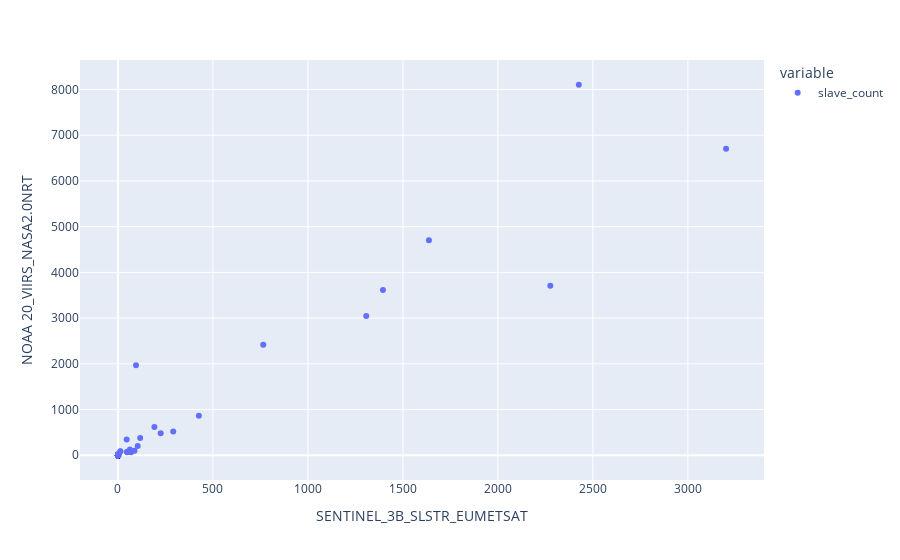

The code cell stored with this chart in its notebook:
### Code cell
ax = example.plot.scatter(x=example['master_count'], y=['slave_count'])
ax.layout.xaxis = {    'anchor': 'y', 'domain': [0.0, 1.0], 'title': {'text': 'SENTINEL_3B_SLSTR_EUMETSAT'}}
ax.layout.yaxis = {    'anchor': 'x', 'domain': [0.0, 1.0], 'title': {'text': 'NOAA 20_VIIRS_NASA2.0NRT'}}
ax

### Figure 1 — Plotly figure (JSON) as saved in the notebook; plotly's stock layout.template omitted (floating-point values rounded to 4 significant figures; data arrays with more than 128 entries replaced by an {"elided": "..."} marker saying what was removed)
{"data": [{"hovertemplate": "variable=slave_count<br>master_count=%{x}<br>value=%{y}<extra></extra>", "legendgroup": "slave_count", "marker": {"color": "#636efa", "symbol": "circle"}, "mode": "markers", "name": "slave_count", "orientation": "v", "showlegend": true, "type": "scatter", "x": {"elided": "299 int values"}, "xaxis": "x", "y": {"elided": "299 int values"}, "yaxis": "y"}], "layout": {"autosize": true, "legend": {"title": {"text": "variable"}, "tracegroupgap": 0}, "margin": {"t": 60}, "xaxis": {"anchor": "y", "autorange": true, "domain": [0, 1], "range": [-202.5, 3404.0], "title": {"text": "SENTINEL_3B_SLSTR_EUMETSAT"}, "type": "linear"}, "yaxis": {"anchor": "x", "autorange": true, "domain": [0, 1], "range": [-627.5, 8731.0], "title": {"text": "NOAA 20_VIIRS_NASA2.0NRT"}, "type": "linear"}}}
